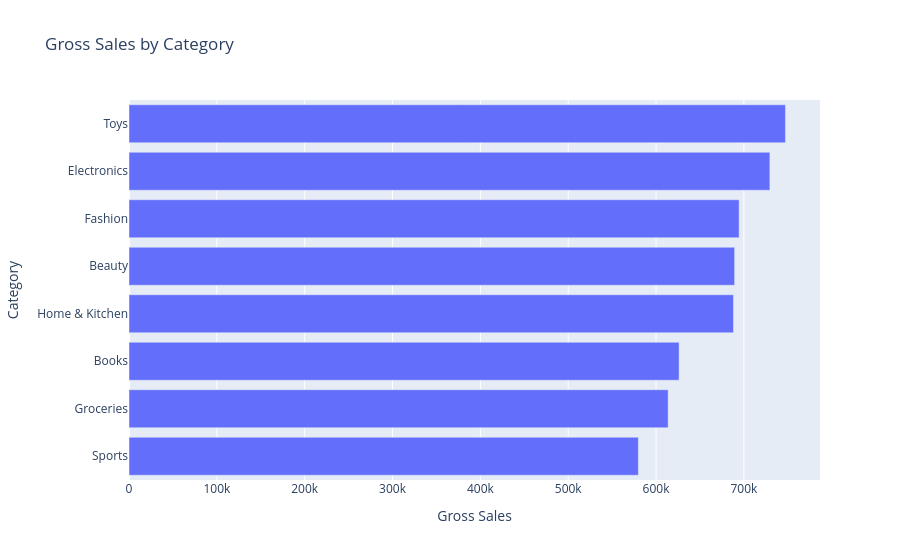
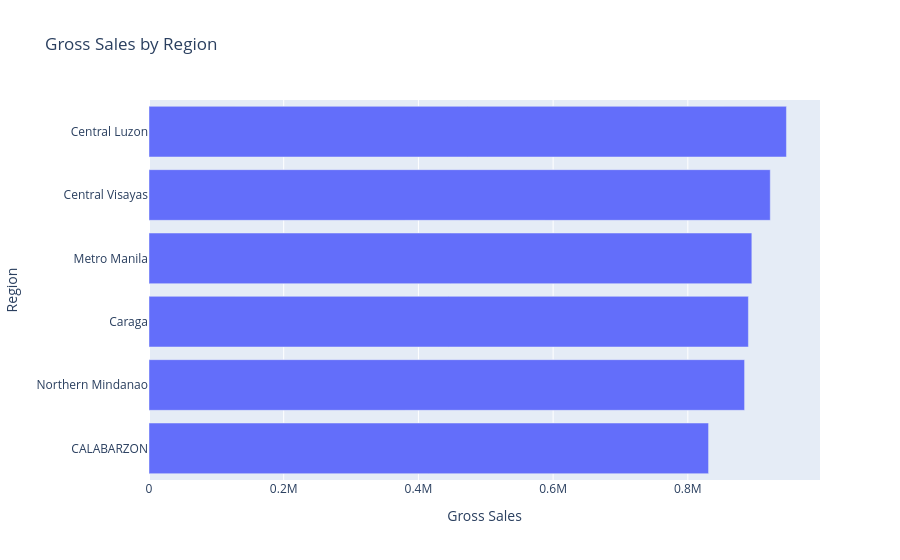

These figures' notebook cell, in order:
### Code cell
import pandas as pd
import plotly.express as px
import matplotlib.pyplot as plt

sales = pd.read_csv("sales_analysis.csv")
orders = pd.read_csv("order_summary.csv")

fulfilled = sales[sales["order_status"].isin(["Completed","Shipped"])]

# 1. Gross Sales by Category
category_sales_df = (
    fulfilled
    .groupby(
        "category_clean",
        as_index=False
    )["gross_sales"]
    .sum()
    .sort_values("gross_sales")
)

fig = px.bar(
    category_sales_df,
    x="gross_sales",
    y="category_clean",
    orientation="h",
    title="Gross Sales by Category",
    labels={
        "gross_sales": "Gross Sales",
        "category_clean": "Category"
    }
)

# Add a caption/note at the bottom using annotations
fig.update_layout(
    annotations=[
        dict(
            text="<i>Toys leads all product categories with nearly PhP 750k in gross sales, while Sports lags at the bottom near PhP 580k.</i>",
            showarrow=False,
            xref="paper", 
            yref="paper",
            x=0.5, 
            y=-0.25,
            xanchor="center", 
            yanchor="top",
            font=dict(size=12)
        )
    ]
)

fig.show()


# 2. Gross Sales by Region
region_sales_df = (
    fulfilled
    .groupby(
        "region_name",
        as_index=False
    )["gross_sales"]
    .sum()
    .sort_values("gross_sales")
)

fig = px.bar(
    region_sales_df,
    x="gross_sales",
    y="region_name",
    orientation="h",
    title="Gross Sales by Region",
    labels={
        "gross_sales": "Gross Sales",
        "region_name": "Region"
    }
)


# Add a caption/note at the bottom using annotations
fig.update_layout(
    annotations=[
        dict(
            text="<i>Central Luzon generates the highest gross sales among regions at approximately PhP 0.95M, whereas CALABARZON records the lowest at around PhP 0.83M.</i>",
            showarrow=False,
            xref="paper", 
            yref="paper",
            x=0.5, 
            y=-0.25,
            xanchor="center", 
            yanchor="top",
            font=dict(size=12)
        )
    ]
)

fig.show()

### Figure 1 — Plotly figure (JSON) as saved in the notebook; plotly's stock layout.template omitted (floating-point values rounded to 4 significant figures)
{"data": [{"hovertemplate": "Gross Sales=%{x}<br>Category=%{y}<extra></extra>", "legendgroup": "", "marker": {"color": "#636efa", "pattern": {"shape": ""}}, "name": "", "orientation": "h", "showlegend": false, "textposition": "auto", "type": "bar", "x": [579900.0, 613800.0, 626200.0, 688200.0, 689500.0, 694600.0, 729600.0, 747300.0], "xaxis": "x", "y": ["Sports", "Groceries", "Books", "Home & Kitchen", "Beauty", "Fashion", "Electronics", "Toys"], "yaxis": "y"}], "layout": {"annotations": [{"font": {"size": 12}, "showarrow": false, "text": "<i>Toys leads all product categories with nearly PhP 750k in gross sales, while Sports lags at the bottom near PhP 580k.</i>", "x": 0.5, "xanchor": "center", "xref": "paper", "y": -0.25, "yanchor": "top", "yref": "paper"}], "barmode": "relative", "legend": {"tracegroupgap": 0}, "title": {"text": "Gross Sales by Category"}, "xaxis": {"anchor": "y", "domain": [0, 1], "title": {"text": "Gross Sales"}}, "yaxis": {"anchor": "x", "domain": [0, 1], "title": {"text": "Category"}}}}

### Figure 2 — Plotly figure (JSON) as saved in the notebook; plotly's stock layout.template omitted (floating-point values rounded to 4 significant figures)
{"data": [{"hovertemplate": "Gross Sales=%{x}<br>Region=%{y}<extra></extra>", "legendgroup": "", "marker": {"color": "#636efa", "pattern": {"shape": ""}}, "name": "", "orientation": "h", "showlegend": false, "textposition": "auto", "type": "bar", "x": [830800.0, 884300.0, 890000.0, 895100.0, 922400.0, 946400.0], "xaxis": "x", "y": ["CALABARZON", "Northern Mindanao", "Caraga", "Metro Manila", "Central Visayas", "Central Luzon"], "yaxis": "y"}], "layout": {"annotations": [{"font": {"size": 12}, "showarrow": false, "text": "<i>Central Luzon generates the highest gross sales among regions at approximately PhP 0.95M, whereas CALABARZON records the lowest at around PhP 0.83M.</i>", "x": 0.5, "xanchor": "center", "xref": "paper", "y": -0.25, "yanchor": "top", "yref": "paper"}], "barmode": "relative", "legend": {"tracegroupgap": 0}, "title": {"text": "Gross Sales by Region"}, "xaxis": {"anchor": "y", "domain": [0, 1], "title": {"text": "Gross Sales"}}, "yaxis": {"anchor": "x", "domain": [0, 1], "title": {"text": "Region"}}}}
